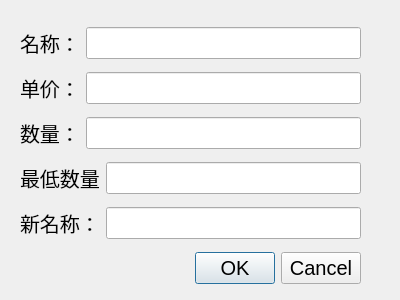
<?xml version="1.0" encoding="UTF-8"?>
<ui version="4.0">
 <class>DialogUpdate</class>
 <widget class="QDialog" name="DialogUpdate">
  <property name="geometry">
   <rect>
    <x>0</x>
    <y>0</y>
    <width>400</width>
    <height>300</height>
   </rect>
  </property>
  <property name="minimumSize">
   <size>
    <width>400</width>
    <height>300</height>
   </size>
  </property>
  <property name="maximumSize">
   <size>
    <width>400</width>
    <height>300</height>
   </size>
  </property>
  <property name="windowTitle">
   <string>修改信息</string>
  </property>
  <widget class="QWidget" name="layoutWidget">
   <property name="geometry">
    <rect>
     <x>20</x>
     <y>20</y>
     <width>341</width>
     <height>274</height>
    </rect>
   </property>
   <layout class="QVBoxLayout" name="verticalLayout">
    <item>
     <layout class="QHBoxLayout" name="horizontalLayout_2">
      <item>
       <widget class="QLabel" name="label_2">
        <property name="font">
         <font>
          <pointsize>15</pointsize>
         </font>
        </property>
        <property name="text">
         <string>名称：</string>
        </property>
       </widget>
      </item>
      <item>
       <widget class="QLineEdit" name="le_name_old">
        <property name="font">
         <font>
          <pointsize>15</pointsize>
         </font>
        </property>
       </widget>
      </item>
     </layout>
    </item>
    <item>
     <layout class="QHBoxLayout" name="horizontalLayout_3">
      <item>
       <widget class="QLabel" name="label_3">
        <property name="font">
         <font>
          <pointsize>15</pointsize>
         </font>
        </property>
        <property name="text">
         <string>单价：</string>
        </property>
       </widget>
      </item>
      <item>
       <widget class="QLineEdit" name="le_price_new">
        <property name="font">
         <font>
          <pointsize>15</pointsize>
         </font>
        </property>
       </widget>
      </item>
     </layout>
    </item>
    <item>
     <layout class="QHBoxLayout" name="horizontalLayout_4">
      <item>
       <widget class="QLabel" name="label_4">
        <property name="font">
         <font>
          <pointsize>15</pointsize>
         </font>
        </property>
        <property name="text">
         <string>数量：</string>
        </property>
       </widget>
      </item>
      <item>
       <widget class="QLineEdit" name="le_num_new">
        <property name="font">
         <font>
          <pointsize>15</pointsize>
         </font>
        </property>
       </widget>
      </item>
     </layout>
    </item>
    <item>
     <layout class="QHBoxLayout" name="horizontalLayout">
      <item>
       <widget class="QLabel" name="lb_limited">
        <property name="font">
         <font>
          <pointsize>15</pointsize>
         </font>
        </property>
        <property name="text">
         <string>最低数量</string>
        </property>
       </widget>
      </item>
      <item>
       <widget class="QLineEdit" name="le_limited">
        <property name="font">
         <font>
          <pointsize>15</pointsize>
         </font>
        </property>
       </widget>
      </item>
     </layout>
    </item>
    <item>
     <layout class="QHBoxLayout" name="horizontalLayout_5">
      <item>
       <widget class="QLabel" name="label">
        <property name="font">
         <font>
          <pointsize>15</pointsize>
         </font>
        </property>
        <property name="text">
         <string>新名称：</string>
        </property>
       </widget>
      </item>
      <item>
       <widget class="QLineEdit" name="le_newname">
        <property name="font">
         <font>
          <pointsize>15</pointsize>
         </font>
        </property>
       </widget>
      </item>
     </layout>
    </item>
    <item>
     <widget class="QDialogButtonBox" name="buttonBox">
      <property name="font">
       <font>
        <pointsize>15</pointsize>
       </font>
      </property>
      <property name="orientation">
       <enum>Qt::Horizontal</enum>
      </property>
      <property name="standardButtons">
       <set>QDialogButtonBox::Cancel|QDialogButtonBox::Ok</set>
      </property>
     </widget>
    </item>
   </layout>
  </widget>
 </widget>
 <resources/>
 <connections>
  <connection>
   <sender>buttonBox</sender>
   <signal>accepted()</signal>
   <receiver>DialogUpdate</receiver>
   <slot>accept()</slot>
   <hints>
    <hint type="sourcelabel">
     <x>248</x>
     <y>254</y>
    </hint>
    <hint type="destinationlabel">
     <x>157</x>
     <y>274</y>
    </hint>
   </hints>
  </connection>
  <connection>
   <sender>buttonBox</sender>
   <signal>rejected()</signal>
   <receiver>DialogUpdate</receiver>
   <slot>reject()</slot>
   <hints>
    <hint type="sourcelabel">
     <x>316</x>
     <y>260</y>
    </hint>
    <hint type="destinationlabel">
     <x>286</x>
     <y>274</y>
    </hint>
   </hints>
  </connection>
 </connections>
</ui>
